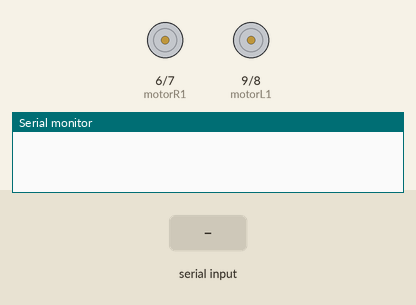
Bench run of a sketch on a simulated Arduino Uno, built with avr-gcc and run on an emulated ATmega328P. On the bench: motor-driver pin pairs drawn as motors (green arrow = first pin HIGH = forward, orange = second pin HIGH = backward, longer = more drive, scaled by the enable pin), the last lines printed to the serial monitor. Inputs (shaded band) come from the test bench.

Above: at 1.2 s.
1.3 s: "1\n" received over Serial
2.8 s: byte 66 (66) received over Serial
At 4.0 s:
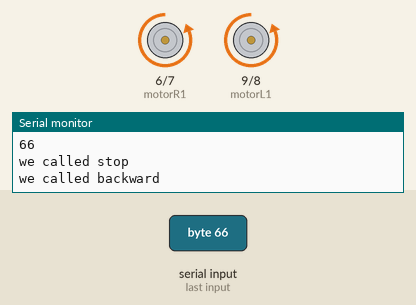
4.3 s: "B\n" received over Serial
At 5.4 s:
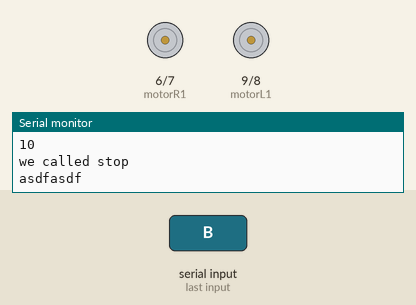
Timing chart, 0 to 7.3 s (numbered marks = the images above; inputs shaded):
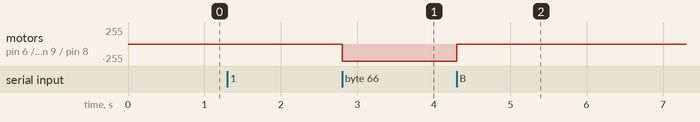

The sketch:

forward_backward_stop.ino
```cpp
//HEAVILY COMMENTED
//WORKING CODE
//FOR DC MOTOR AND BLUETOOTH

//note:code is messy and some of the code served no purpose,, still works tho

//References from
//https://www.youtube.com/watch?v=uT8-HPMS1cU&ab_channel=TechatHome
//&
//https://www.youtube.com/watch?v=qaFMSq-YNkg&ab_channel=EnjoyMechatronics
//&
//https://www.arduino.cc/reference/en/language/functions/digital-io/pinmode/
//https://arduino.stackexchange.com/questions/35873/whats-the-difference-between-analogwrite-and-digitalwrite
//https://www.arduino.cc/reference/en/language/functions/digital-io/digitalwrite/
//https://www.arduino.cc/reference/en/language/functions/analog-io/analogwrite/
//https://components101.com/modules/l293n-motor-driver-module

//for the BLUETOOTH CONTROLLER,, download this APK(ANDROID ONLY)(KINDA SHADY)
//https://drive.google.com/file/d/1WDyfUH6FnJeDbSP0XKtv6eiSfCAfAm4r/view?usp=drive_link
//watch this vid to go with it
//https://www.youtube.com/watch?v=uT8-HPMS1cU&ab_channel=TechatHome

//IIRC,, the motor were wired like the "enjoy mechanics" tutorial,, so keep that in mind when wiring and testing


int motorSpeedPinR = 5;
int motorR1 = 6;
int motorR2 = 7;

//Motor Left Pins
int motorL2= 8;
int motorL1 = 9;
int motorSpeedPinL = 10;


  //phone----->BTcontroller------>ardy----->command  (dont quote me on this,, just refernece)

  int command; //this variable holds the value given by the bluetooth controller//Int to store app command state.
  int Speed = 204; //should probably get this var working if we want variable speeds //range is 0 - 255.
  int num;

  //rest of these vars are unknown purpose
  int Speedsec;
  int buttonState = 0;
  int lastButtonState = 0;
  int Turnradius = 0; //Set the radius of a turn, 0 - 255 Note:the robot will malfunction if this is higher than int Speed.
  int brakeTime = 45;
  int brkonoff = 1; //1 for the electronic braking system, 0 for normal.

  void setup() {
    pinMode(motorSpeedPinR , OUTPUT);
    pinMode(motorSpeedPinL , OUTPUT);
    analogWrite(motorSpeedPinR , 255);
    analogWrite(motorSpeedPinL , 255);
    pinMode(motorR1 , OUTPUT);
    pinMode(motorL1 , OUTPUT);
    pinMode(motorR2 , OUTPUT);
    pinMode(motorL2 , OUTPUT);

    Serial.begin(9600);
  }

  void loop() {
    if (Serial.available() > 0) {//if the thingymabob (either BTmodule or ardy IDK) is reading something (if its reading, its greater than zero)
      command = Serial.read();//serial.read takes input given from the bluetooth controller and assiges command with the taken value
      Serial.println(command);//print command(what just came from the BTcontroller) to the serial monitor(cntrl-shft-m),, also adds new line
      Stop(); //Initialize with motors stoped.

      switch (command) {//basic switch that tells ardy what to do with command that it just recieved
        case 49:
          forward();
          break;
        case 66:
          back();
          break;
        //(all cases(besides break) are random and dont do anthing... plz fix)
        case 100:
          Stop();
          break;

        default://switch is probably broken if this ever runs,, make sure the cases work properly
          Serial.println("asdfasdf");
          delay(1250);
          break;
      }//========end of switch=========
      Speedsec = Turnradius;//no clue what this does
      if (brkonoff == 1) {//or this
        brakeOn();
      } else {//or this
        brakeOff();
      }
    }//==========end of if statemnt========
  }//=======end of master loop=========

  //--------method / function definitions--------------
  void forward() {
    //MOTOR Right speed:100
    digitalWrite(motorR1 , HIGH);
    digitalWrite(motorR2 , LOW);

  //MOTOR Left speed:100
    digitalWrite(motorL1,HIGH);
    digitalWrite(motorL2,LOW);

    Serial.println("we called forward");

  }

  //------------the rest of these funcitons are untested
  void back() {

   //MOTOR Right speed:100
    digitalWrite(motorR1 , LOW);
    digitalWrite(motorR2 , HIGH);

  //MOTOR Left speed:100
    digitalWrite(motorL1,LOW);
    digitalWrite(motorL2,HIGH);
    Serial.println("we called backward");
  }

  void Stop() {

    digitalWrite(motorR1 , LOW);
    digitalWrite(motorR2 , LOW);


    digitalWrite(motorL1,LOW);
    digitalWrite(motorL2,LOW);
    Serial.println("we called stop");

  }

  void brakeOn() {
    //Heres the future use: an electronic braking system!
    // read the pushbutton input pin:
    buttonState = command;
    // compare the buttonState to its previous state
    if (buttonState != lastButtonState) {
      // if the state has changed, increment the counter
      if (buttonState == 10) {//not supposed to be 10
        if (lastButtonState != buttonState) {
          // digitalWrite(in1, HIGH);
          // digitalWrite(in2, HIGH);
          // digitalWrite(in3, HIGH);
          // digitalWrite(in4, HIGH);
          delay(brakeTime);
          Stop();
        }
      }
      // save the current state as the last state,
      //for next time through the loop
      lastButtonState = buttonState;
    }
  }
  void brakeOff() {

  }
  //--------method / function definitions--------------
```

Measured:
- after the input at 2.8 s, motor on pin 6 (motorR1) / pin 7 (motorR2), motor on pin 9 (motorL1) / pin 8 (motorL2): stopped → backward 255/255 at once
- after the input at 4.3 s, motor on pin 6 (motorR1) / pin 7 (motorR2), motor on pin 9 (motorL1) / pin 8 (motorL2): backward 255/255 → stopped at once
